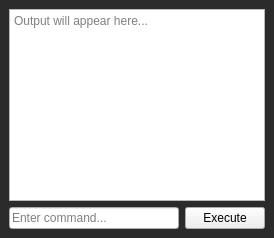
  <widget class="QDockWidget" name="consoleDock">
   <property name="styleSheet">
    <string>
      QDockWidget {
    background-color: #2b2b2b;
    color: white;
    border: 1px solid #555555;
    titlebar-close-icon: none;
    titlebar-normal-icon: none;
}

QDockWidget::title {
    background-color: #3c3c3c;
    border: none;
    padding: 0px;
    margin: 0px;
}
   </string>
   </property>
   <property name="features">
    <set>QDockWidget::DockWidgetFeature::DockWidgetClosable|QDockWidget::DockWidgetFeature::DockWidgetFloatable|QDockWidget::DockWidgetFeature::DockWidgetMovable</set>
   </property>
   <property name="windowTitle">
    <string>Console</string>
   </property>
   <attribute name="dockWidgetArea">
    <number>8</number>
   </attribute>
   <widget class="QWidget" name="consoleDockContents">
    <layout class="QVBoxLayout" name="verticalLayout_Console">
     <item>
      <widget class="QPlainTextEdit" name="consoleOutput">
       <property name="readOnly">
        <bool>true</bool>
       </property>
       <property name="placeholderText">
        <string>Output will appear here...</string>
       </property>
      </widget>
     </item>
     <item>
      <layout class="QHBoxLayout" name="horizontalLayout_Console">
       <item>
        <widget class="QLineEdit" name="consoleInput">
         <property name="placeholderText">
          <string>Enter command...</string>
         </property>
        </widget>
       </item>
       <item>
        <widget class="QPushButton" name="executeButton">
         <property name="text">
          <string>Execute</string>
         </property>
        </widget>
       </item>
      </layout>
     </item>
    </layout>
   </widget>
  </widget>
